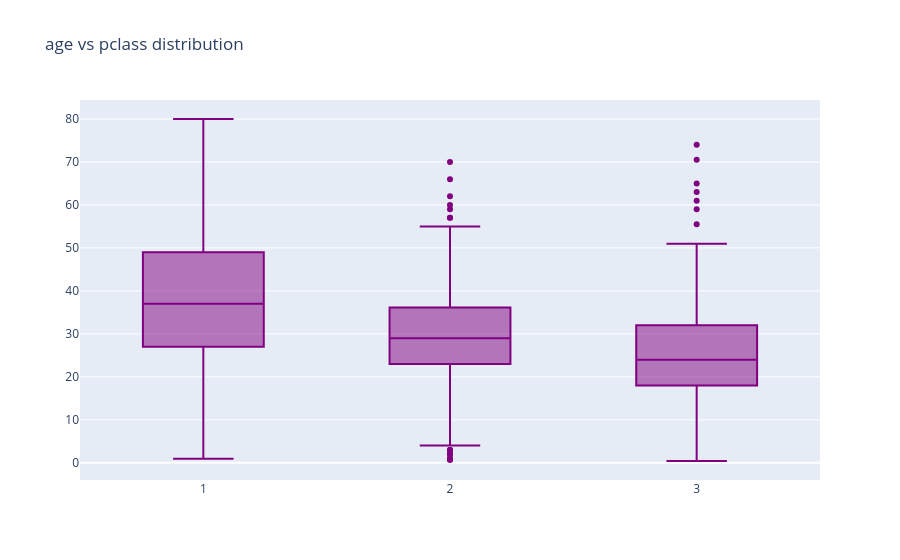

The cell this chart's notebook holds for it:
### Code cell
trace=go.Box(x=data['Pclass'],
             y=data['Age'],
             marker={'color' :'Purple'})
layout=go.Layout(title="age vs pclass distribution")
fig=go.Figure(data=trace,layout=layout)
fig.show()

### Figure 1 — Plotly figure (JSON) as saved in the notebook; plotly's stock layout.template omitted (floating-point values rounded to 4 significant figures; data arrays with more than 128 entries replaced by an {"elided": "..."} marker saying what was removed)
{"data": [{"marker": {"color": "Purple"}, "type": "box", "x": {"elided": "891 int values"}, "y": {"elided": "891 float values"}}], "layout": {"title": {"text": "age vs pclass distribution"}}}
